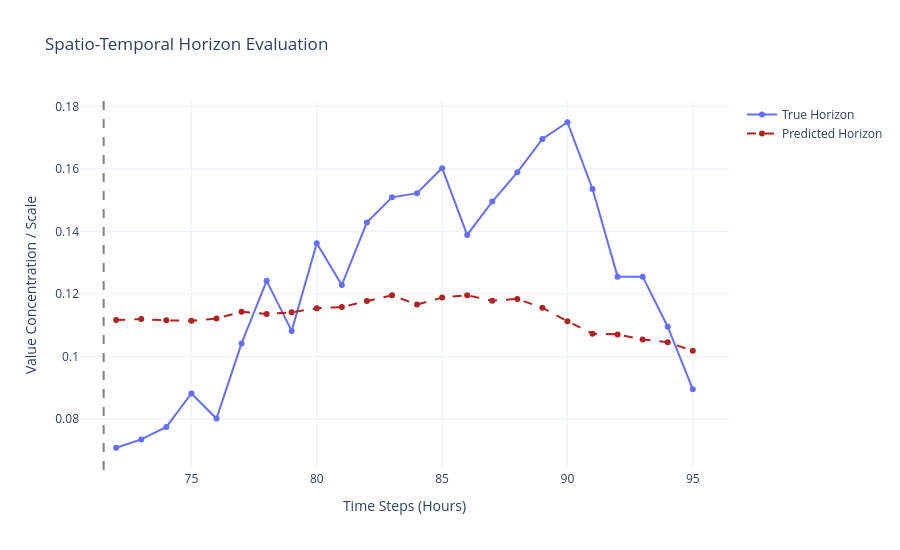

The notebook cell saved with this chart:
### Code cell
evaluate_and_plot(model, test_loader, seq_len=lookback, output_dim=forecast_steps, device=DEVICE)

### Figure 1 — Plotly figure (JSON) as saved in the notebook; plotly's stock layout.template omitted (floating-point values rounded to 4 significant figures)
{"data": [{"mode": "lines+markers", "name": "True Horizon", "type": "scatter", "x": [72, 73, 74, 75, 76, 77, 78, 79, 80, 81, 82, 83, 84, 85, 86, 87, 88, 89, 90, 91, 92, 93, 94, 95], "y": [0.07076, 0.07343, 0.07744, 0.08812, 0.08011, 0.1041, 0.1242, 0.1081, 0.1362, 0.1228, 0.1429, 0.1509, 0.1522, 0.1602, 0.1389, 0.1495, 0.1589, 0.1696, 0.1749, 0.1535, 0.1255, 0.1255, 0.1095, 0.08945]}, {"line": {"color": "firebrick", "dash": "dash"}, "mode": "lines+markers", "name": "Predicted Horizon", "type": "scatter", "x": [72, 73, 74, 75, 76, 77, 78, 79, 80, 81, 82, 83, 84, 85, 86, 87, 88, 89, 90, 91, 92, 93, 94, 95], "y": [0.1116, 0.1119, 0.1115, 0.1114, 0.1121, 0.1143, 0.1136, 0.1141, 0.1154, 0.1158, 0.1177, 0.1195, 0.1166, 0.1188, 0.1195, 0.1178, 0.1184, 0.1156, 0.1112, 0.1072, 0.107, 0.1054, 0.1045, 0.1018]}], "layout": {"height": 550, "shapes": [{"line": {"color": "gray", "dash": "dash", "width": 2}, "type": "line", "x0": 71.5, "x1": 71.5, "xref": "x", "y0": 0, "y1": 1, "yref": "y domain"}], "showlegend": true, "title": {"text": "Spatio-Temporal Horizon Evaluation"}, "xaxis": {"title": {"text": "Time Steps (Hours)"}}, "yaxis": {"title": {"text": "Value Concentration / Scale"}}}}
